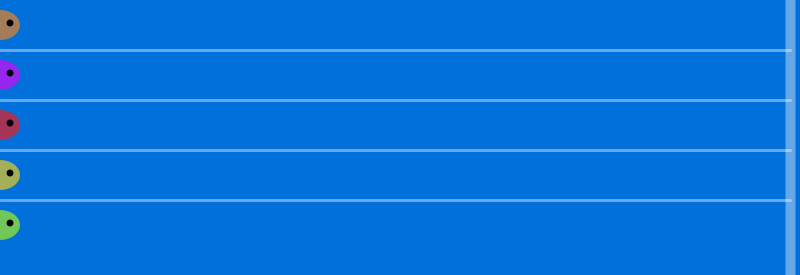
Frame 1 (no input)
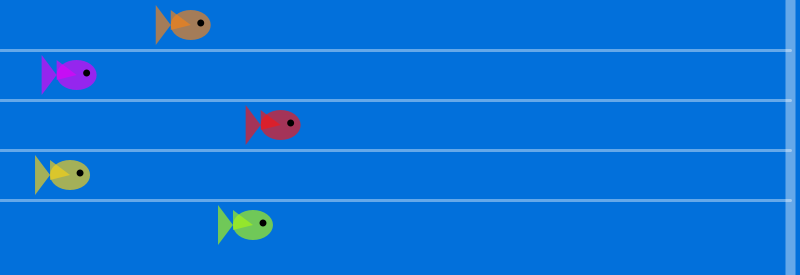
Frame 60 (the mouse pressed at the canvas centre just before this capture)
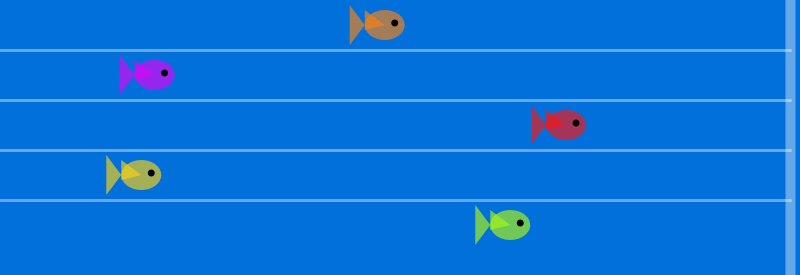
Frame 120 (the mouse held since frame 60 and released just before this capture)

The Processing sketch that drew these frames (run headless with seeded random() and noise(); from frame 60 on, the mouse is pressed at the canvas centre):

// Processing sketch: processing_137939
// ── processing_137939.pde

//objects HW#7 Rachel Hill, March 2.
//Use objects and classes to animate a race between objects

Fish raceFish1;
Fish raceFish2;
Fish raceFish3;
Fish raceFish4;
Fish raceFish5;

void setup() {
  size(800, 275);
  //represents color of fish as well as position and speed
  raceFish1 = new Fish(color(#F58216, 170), 0, 25, 5);
  raceFish2 = new Fish(color(#DE02F7, 170), 0, 75, 5);
  raceFish3 = new Fish(color(#F51616, 170), 0, 125, 5);
  raceFish4 = new Fish(color(#F5D016, 170), 0, 175, 5);
  raceFish5 = new Fish(color(#A6F516, 170), 0, 225, 5);
}

void draw() {
  background(#0270DB);
  stroke(255, 100);
  strokeWeight(3);
  line(0, 50, width-10, 50);
  line(0, 100, width-10, 100);
  line(0, 150, width-10, 150);
  line(0, 200, width-10, 200);
  strokeWeight(10);
  line(width-10, 0, width-10, height);
  raceFish1.swim();
  raceFish2.swim();
  raceFish3.swim();
  raceFish4.swim();
  raceFish5.swim();
}
class Fish {
  color c; //color
  float xpos;    //position on the x
  float ypos;    //postion on the y
  float xspeed;    //speed


    Fish(color fC, float fxpos, float fypos, float fxspeed) {
    c = fC;
    xpos = fxpos;
    ypos = fypos;
    xspeed = random(fxspeed);
  }

  void display() {
    noStroke();
    fill(c);
    ellipseMode(CENTER);
    ellipse(xpos, ypos, 40, 30); //body
    triangle(xpos-20, ypos, xpos-35, ypos+20, xpos-35, ypos-20);//fin
    triangle(xpos, ypos, xpos-20, ypos+5, xpos -20, ypos-15);
    fill(0);
    ellipseMode(CENTER);
    ellipse(xpos+10, ypos-2, 7, 7);//eye
  }

  void swim() {
    display();
    xpos = xpos + xspeed;
    if (xpos>width) {
      fill(c);
      textSize(20);
      text("1st place!!!", width/2, height-10);
      noLoop();
    }
  }
}
